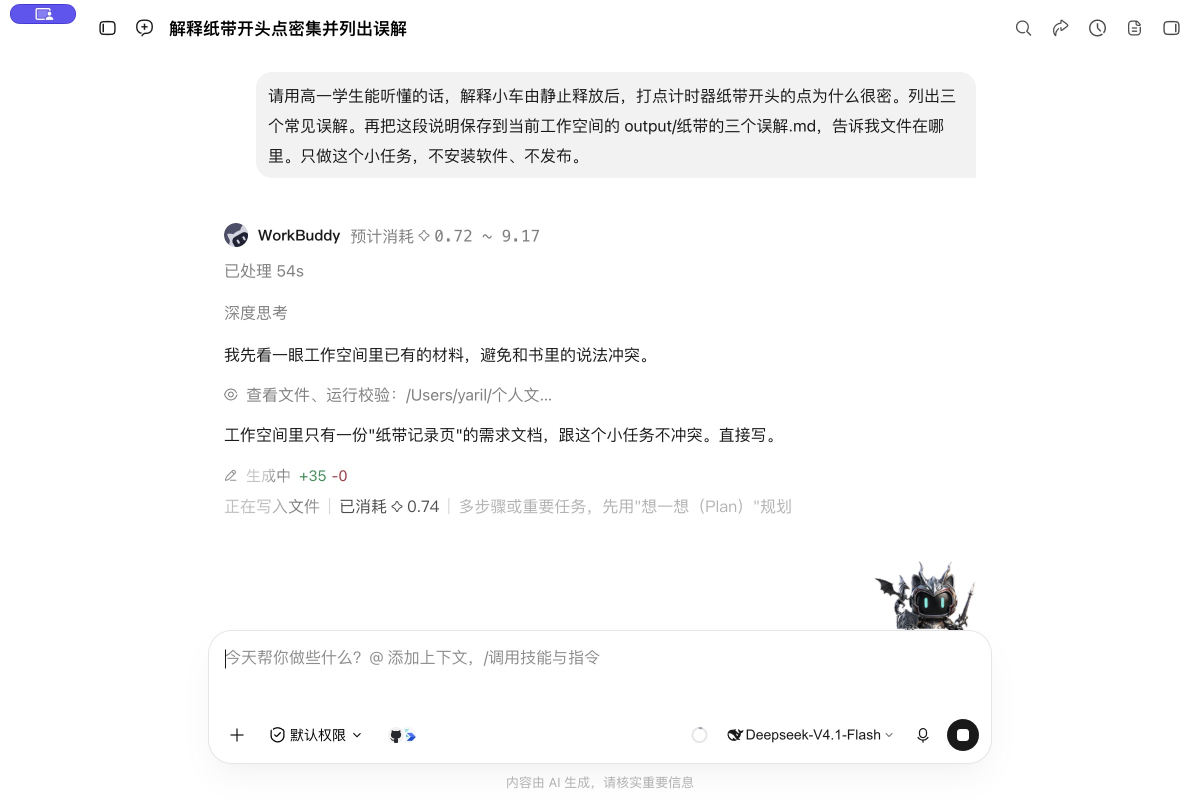
#> input picture current-book/正文/第02章-从一句话到一张记录页/本轮配图/首次调用.png, 2400 x 1600 px, found by its file name (shown at 1/2 size)
$ python '裁切与旋转.py'
#> lines starting #> are read from the running program, lines starting #| are printed output that depends on the picture
### current-book/编务/图像配套与排版-20261013/执行.py
from pathlib import Path
import shutil,hashlib,json
P=Path('/Users/yaril/个人文档/3 写作/图书出版/00_这本书的全部进展')
R=P/'编务/图像配套与排版-20261013'
S=P/'编务/实操补全-20261009/实操'
B=R/'修改前'; B.mkdir(exist_ok=True)
# [6 lines left out: function save, not called in this run]
def edit(p,changes):
    p=Path(p);t=p.read_text();old=t
    for a,b in changes:
        if a not in t: raise ValueError(f'未找到 {p}: {a}')
        t=t.replace(a,b)
    if t!=old: save(p);p.write_text(t)
# [12 lines that do not run on import are left out]

### current-book/编务/图像配套与排版-20261013/裁切与旋转.py
from 执行 import *
from PIL import Image,ImageOps
log=[]
def out(ch,rel,fn):
#> called with ch = '第01章-准备好工作区', rel = '本轮配图/首次调用.png'
 p=P/'正文'/ch/rel;im=ImageOps.exif_transpose(Image.open(p));q=p.with_name(p.stem+'-v2.png');new=fn(im);new.save(q)
#> in out, im is the input picture: PIL image 2400x1600 RGB; mean R, G, B 248.8, 248.8, 249
 edit(p.parent.parent/'正文.md',[(rel,str(q.relative_to(p.parent.parent)))])
 log.append({'source':str(p),'size':im.size,'new':str(q),'new_size':new.size})
def join_vertical(images,gap=18):
#> called with gap = 18
 w=max(x.width for x in images);h=sum(x.height for x in images)+gap*(len(images)-1)
 im=Image.new('RGB',(w,h),'white');y=0
#> after `im = Image.new('RGB', (w, h), 'white')`: im: PIL image 1575x528 RGB; every value is 255
 for x in images:im.paste(x,((w-x.width)//2,y));y+=x.height+gap
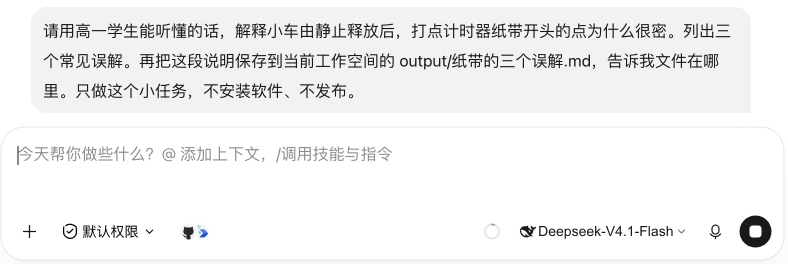
#> im: PIL image 1575x528 RGB (shown at 1/2 size); mean R, G, B 240.4, 240.5, 240.5
#> after the loop, y = 546
 return im
#> (the run stopped early here; a loop or call above may not have finished)
